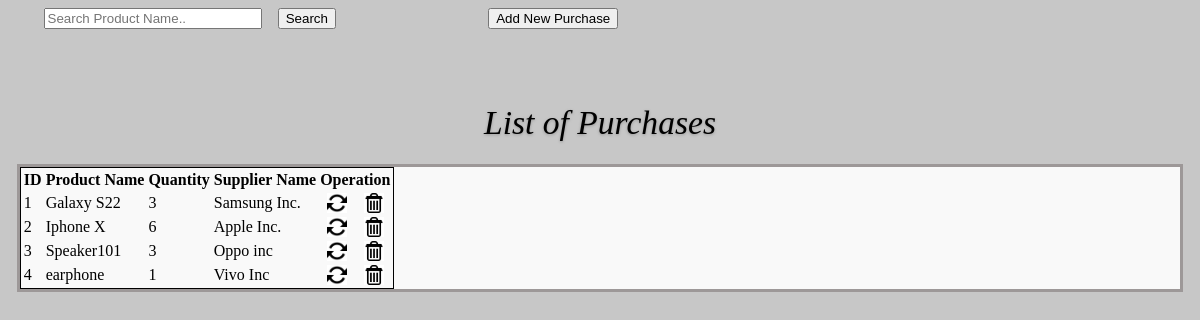
The page /View_Purchase.php on the database its author committed.
### tables this page shows
CREATE TABLE `ims_purchase` (
  `purchase_id` int(11) NOT NULL,
  `supplier_id` int(10) NOT NULL,
  `product_id` int(10) NOT NULL,
  `quantity` varchar(255) NOT NULL,
  `purchase_date` timestamp NOT NULL DEFAULT current_timestamp()
);

CREATE TABLE `ims_product` (
  `pid` int(11) NOT NULL,
  `categoryid` int(11) NOT NULL,
  `brandid` int(11) NOT NULL,
  `pname` varchar(300) NOT NULL,
  `model` varchar(255) NOT NULL,
  `description` text NOT NULL,
  `quantity` int(11) NOT NULL,
  `unit` varchar(150) NOT NULL,
  `base_price` int(10) NOT NULL,
  `tax` int(2) NOT NULL,
  `minimum_order` int(3) NOT NULL,
  `supplier` int(11) NOT NULL,
  `status` enum('active','inactive') NOT NULL
);

CREATE TABLE `ims_supplier` (
  `supplier_id` int(11) NOT NULL,
  `supplier_name` varchar(200) NOT NULL,
  `mobile` varchar(50) NOT NULL,
  `address` text NOT NULL,
  `status` enum('active','inactive') NOT NULL
);

### View_Purchase.php (the view, shortened to what this page needs)
<html>
<head>
<link rel="stylesheet" type="text/css" href="css/style.css" />
</head>
<body>
<div class="btn_pos" >
        <form method="post" style="width:95%; display: inherit;">
            <input type="text" name="searchtxt" class="input_box_pos form-control" placeholder="Search Product Name.." style="width:20%;" />&nbsp;&nbsp;&nbsp;&nbsp;
            <div class="btn_pos_search">
            <input type="submit" class="btn btn-primary btn-large" name="btnsearch" value="Search" />&nbsp;&nbsp;
            <a href="?tag=purchase_entry"><input type="button" class="btn btn-large btn-primary" value="Add New Purchase" name="butAdd"style="margin-left:70%;"/></a>
            </div>
        </form>
    </div><br><br>
    <div class="panel panel-default">
    <div class="panel-heading"><h1></span>List of Purchases</h1></div>
<div class="table_margin">
<table class="table table-bordered">
        <thead>
            <tr>
            <th style="text-align: center;">ID</th>
            <th style="text-align: center;">Product Name</th>
            <th style="text-align: center;">Quantity</th>
            <th style="text-align: center;">Supplier Name</th>
            <th style="text-align: center;" colspan="2">Operation</th>
      	    </tr>
        </thead>
         <?php
		 $key="";
	if($key !=""){
		$sql_sel=mysqli_query($con, "SELECT * FROM `ims_purchase` WHERE `purchase_id` LIKE '%$key%' ");}
	else
    		$sql_sel=mysqli_query($con, "SELECT * FROM `ims_purchase`");
			$i=0;
    while($row=mysqli_fetch_array($sql_sel)){
    $i++;
    $prod=$row['product_id'];
    $sql_prod=mysqli_query($con, "SELECT * FROM `ims_product` WHERE `pid`=$prod ");
    $rowp= mysqli_fetch_assoc($sql_prod);
    $supp=$row['supplier_id'];
    $sql_supp=mysqli_query($con, "SELECT * FROM `ims_supplier` WHERE `supplier_id`=$supp ");
    $rows= mysqli_fetch_assoc($sql_supp);
    	?>
        <tr>
            <td><?php echo $i;?></td>
            <td><?php echo $rowp['pname'];?></td>
            <td><?php echo $row['quantity'];?></td>
            <td><?php echo $rows['supplier_name'];?></td>
            <td align="center"><a href="?tag=purchase_entry&opr=upd&rs_id=<?php echo $row['purchase_id'];?>" title="Update"><img style="-webkit-box-shadow: 0px 0px 0px 0px rgba(50, 50, 50, 0.75);-moz-box-shadow:    0px 0px 0px 0px rgba(50, 50, 50, 0.75);box-shadow:         0px 0px 0px 0px rgba(50, 50, 50, 0.75);" src="picture/update.png" height="20" alt="Update" /></a></td>
            <td align="center"><a href="?tag=view_purchase&opr=del&rs_id=<?php echo $row['purchase_id'];?>" title="Delete"><img style="-webkit-box-shadow: 0px 0px 0px 0px rgba(50, 50, 50, 0.75);-moz-box-shadow:    0px 0px 0px 0px rgba(50, 50, 50, 0.75);box-shadow:         0px 0px 0px 0px rgba(50, 50, 50, 0.75);" src="picture/delete.jpg" height="20" alt="Delete" /></a></td>
        </tr>
    <?php
    }
    ?>
   	</table>
</div>
</body>
</html>

### css/style.css (style rules this page uses)
body { background-color: #c7c7c7; }
h1 { font-family: 'Segoe UI Light'; font-weight: 100; font-style: oblique; font-size: 2.10em; text-shadow: 0px 1px 3px rgba(150, 150, 150, 1); }
.btn_pos { margin-left: 3%; display: flex; }
.btn_pos_search { white-space: nowrap; }
.table_margin { background-color: #f9f9f9; width: 98%; margin: auto; border: 3px solid #9d9898; }
.table-bordered { border: 1px solid black !important; }
.panel-heading { text-align: center; }

### rows shown on the page
ims_purchase: product.pname "Galaxy S22", quantity "3", supplier.supplier_name "Samsung Inc."
ims_purchase: product.pname "Iphone X", quantity "6", supplier.supplier_name "Apple Inc."
ims_purchase: product.pname "Speaker101", quantity "3", supplier.supplier_name "Oppo inc"
ims_purchase: product.pname "earphone", quantity "1", supplier.supplier_name "Vivo Inc"
